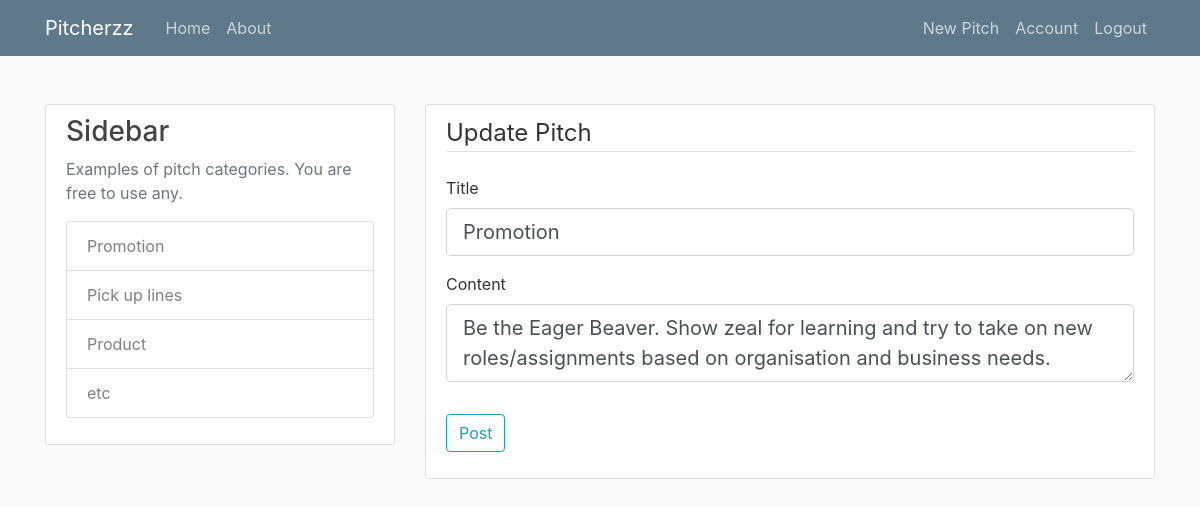
Screenshot of /pitch/2/update (signed in) with the database file from the repository.
### pitches/models.py (models this page shows, shortened)
class Pitch(db.Model):
    id = db.Column(db.Integer, primary_key=True)
    category = db.Column(db.String(100), nullable=False)
    date_posted = db.Column(db.DateTime, nullable=False, default=datetime.utcnow)
    content = db.Column(db.Text, nullable=False)
    user_id = db.Column(db.Integer, db.ForeignKey('user.id'), nullable=False)

### pitches/pitch/routes.py (the view)
@pitchess.route("/pitch/<int:pitch_id>/update", methods=['GET', 'POST'])
@login_required
def update_pitch(pitch_id):
    pitch = Pitch.query.get_or_404(pitch_id)
    if pitch.author != current_user:
        abort(403)
    form = PitchForm()
    if form.validate_on_submit():
        pitch.category = form.category.data
        pitch.content = form.content.data
        db.session.commit()
        flash('Your pitch has been updated!', 'success')
        return redirect(url_for('pitchess.pitch', pitch_id=pitch.id))
    elif request.method == 'GET':
        form.category.data = pitch.category
        form.content.data = pitch.content
    return render_template('create_pitch.html', title='Update Pitch',
                           form=form, legend='Update Pitch')

### pitches/pitch/forms.py
class PitchForm(FlaskForm):
    category = StringField('Title', validators=[DataRequired()])
    content = TextAreaField('Content', validators=[DataRequired()])
    submit = SubmitField('Post')

### pitches/models.py (called while the page is built)
@login_manager.user_loader
def load_user(user_id):
    return User.query.get(int(user_id))

### pitches/templates/create_pitch.html (shortened to what this page needs)
{% extends "layout.html" %}
{% block content %}
    <div class="content-section">
        <form method="POST" action="">
            <fieldset class="form-group">
                <legend class="border-bottom mb-4">{{ legend }}</legend>
                <div class="form-group">
                    {{ form.category.label(class = 'form-control-label') }}
                        {% if form.category.errors %}
                            {{ form.category(class = 'form-control form-control-lg is-invalid') }}
                            <div class="invalid-feedback">
                                {% for error in form.category.errors %}
                                    <span>{{ error }}</span>
                                {% endfor %}
                            </div>
                        {% else %}
                            {{ form.category(class = 'form-control form-control-lg') }}
                        {% endif %}
                </div>
                <div class="form-group">
                    {{ form.content.label(class = 'form-control-label') }}
                        {% if form.content.errors %}
                            {{ form.content(class = 'form-control form-control-lg is-invalid') }}
                            <div class="invalid-feedback">
                                {% for error in form.content.errors %}
                                    <span>{{ error }}</span>
                                {% endfor %}
                            </div>
                        {% else %}
                            {{ form.content(class = 'form-control form-control-lg') }}
                        {% endif %}
                </div>
            </fieldset>
            <div class="form-group">
                {{ form.submit(class='btn btn-outline-info') }}
            </div>
        </form>
    </div>
{% endblock content %}

### pitches/static/main.css (style rules this page uses)
body { background: #fafafa; color: #333333; margin-top: 5rem; }
.content-section { background: #ffffff; padding: 10px 20px; border: 1px solid #dddddd; border-radius: 3px; margin-bottom: 20px; }

### rows the page displays
Pitch: category "Promotion", content "Be the Eager Beaver. Show zeal for learning and try to take on new roles/assignments based on organisation and business needs."

### other values shown
{{ legend }} "Update Pitch"
